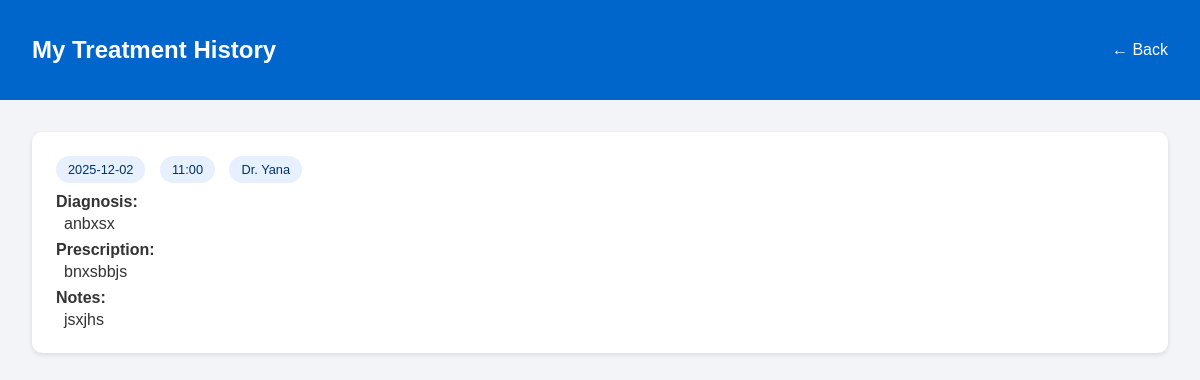
/patient/history (signed in), run on the app's committed database.
### app.py (models this page shows, shortened)
class Appointment(db.Model):
    __tablename__ = "Appointment"
    aid = db.Column(db.Integer, primary_key=True, autoincrement=True)
    patient_id = db.Column(db.Integer, db.ForeignKey('User.uid'), nullable=False)
    doctor_id = db.Column(db.Integer, db.ForeignKey('User.uid'), nullable=False)
    slot_id = db.Column(db.Integer, db.ForeignKey('AvailableSlot.sid'), nullable=False)
    status = db.Column(db.String(20), nullable=False, default="booked")
    diagnosis = db.Column(db.Text, nullable=True)
    prescription = db.Column(db.Text, nullable=True)
    notes = db.Column(db.Text, nullable=True)
    reason = db.Column(db.String(250), nullable=True)
    created_at = db.Column(db.DateTime, nullable=False, default=db.func.current_timestamp())
    patient = db.relationship('User', foreign_keys=[patient_id], backref='appointments_as_patient')
    doctor = db.relationship('User', foreign_keys=[doctor_id], backref='appointment_as_doctor')
    slot = db.relationship('AvailableSlot', backref='appointment')

class AvailableSlot(db.Model):
    __tablename__ = 'AvailableSlot'
    sid = db.Column(db.Integer, primary_key=True, autoincrement=True)
    doctor_id = db.Column(db.Integer, db.ForeignKey('User.uid'), nullable=False)
    date = db.Column(db.Date, nullable=False)
    time = db.Column(db.Time, nullable=False)
    is_booked = db.Column(db.Boolean, nullable=False, default=False)
    created_at = db.Column(db.DateTime, nullable=False, default=db.func.current_timestamp())
    doctor = db.relationship('User', backref='available_slots')
    __table_args__ = (db.UniqueConstraint('doctor_id', 'date', 'time', name='uix_doctor_slot'),)

class User(db.Model):
    __tablename__ = "User"
    uid = db.Column(db.Integer, primary_key=True, autoincrement=True)
    email = db.Column(db.String(110), unique=True, nullable=False)
    password = db.Column(db.String(130), nullable=False)
    name = db.Column(db.String(80), nullable=False)
    age = db.Column(db.Integer, nullable=False)
    gender = db.Column(db.String(10), nullable=False)
    is_blacklisted = db.Column(db.Boolean, nullable=False, default=False)
    specialization = db.Column(db.String, nullable=True)
    role_id = db.Column(db.Integer, db.ForeignKey('Role.rid'), nullable=False)
    role = db.relationship('Role', backref='users')

### app.py (the view)
@app.route("/patient/history")
def patient_history():
    if not session.get("uid"):
        flash("Please login first.")
        return redirect("/login")
    patient = User.query.get(session["uid"])
    if not patient or patient.role.role_name != "Patient":
        flash("Access denied. Only patients can access this page.")
        return redirect("/login")
    history = (
        Appointment.query
        .filter_by(patient_id=patient.uid, status="completed")
        .order_by(Appointment.created_at.desc())
        .all()
    )
    return render_template("patient_history.html", history=history, patient=patient)

### templates/patient_history.html (shortened to what this page needs)
<!DOCTYPE html>
<html lang="en">
<head>
</head>
<body>
<header>
  <h2>My Treatment History</h2>
  <a href="/userdashboard" style="color:white; text-decoration:none;">← Back</a>
</header>
<main>
  {% if history %}
    {% for appt in history %}
      <div class="card">
        <div style="margin-bottom:10px;">
          <span class="pill">{{ appt.slot.date.strftime('%Y-%m-%d') }}</span>
          <span class="pill">{{ appt.slot.time.strftime('%H:%M') }}</span>
          <span class="pill">Dr. {{ appt.doctor.name }}</span>
        </div>
        <div>
          <div class="label">Diagnosis:</div>
          <div class="value">{{ appt.diagnosis or "No diagnosis added" }}</div>
          <div class="label">Prescription:</div>
          <div class="value">{{ appt.prescription or "No prescription added" }}</div>
          <div class="label">Notes:</div>
          <div class="value">{{ appt.notes or "No notes available" }}</div>
        </div>
      </div>
    {% endfor %}
  {% else %}
    <p>No completed appointments yet.</p>
  {% endif %}
</main>
</body>
</html>

### templates/patient_history.html (style rules this page uses)
body { font-family: Arial, sans-serif; margin:0; background:#f2f4f8; color:#333; }
header { background:#0066cc; color:white; padding:1rem 2rem; display:flex; justify-content:space-between; align-items:center; }
main { padding:2rem; }
.card { background:white; border-radius:10px; padding:1.5rem; margin-bottom:1rem; box-shadow:0 2px 5px rgba(0,0,0,0.1); }
.label { font-weight:bold; margin-top:8px; margin-bottom:4px; }
.value { margin-left:8px; }
.pill { background:#e6f0ff; color:#003366; padding:6px 12px; border-radius:50px; font-size:0.8rem; display:inline-block; margin-right:10px; }

### data on the page
Appointment: slot "2025-12-02", slot.time "11:00", doctor.name "Yana", diagnosis "anbxsx", prescription "bnxsbbjs", notes "jsxjhs"
